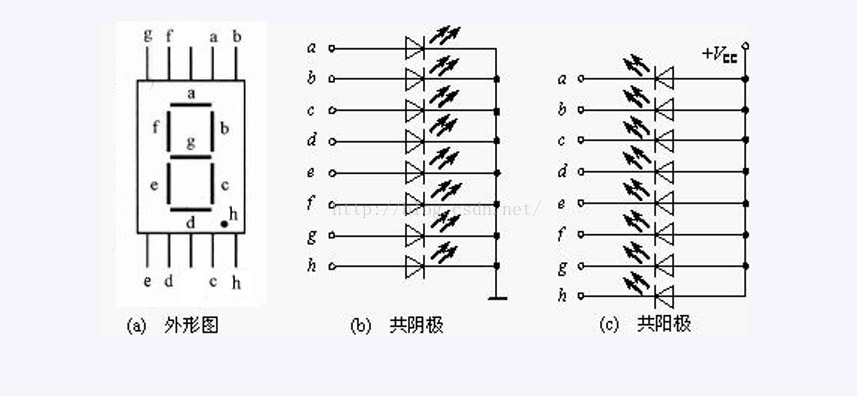
#> input picture c/arduino/control/数码管/数码管接线图.jpg, 857 x 396 px
$ python -i core_gate.py   (imports and definitions only)
#> lines starting #> are read from the running program, lines starting #| are printed output that depends on the picture; after the words box and inside, x2 and y2 are one past the last pixel; in counts of white or black regions, pixels touching at a corner belong together
#> further down, picture is the input picture: shape (396, 857, 3); mean B, G, R 237.3, 234.9, 235.3
import cv2
import numpy as np
from time import sleep
import math
# from tracking import ITrackingCore

class TwoPointLine:
    def __init__(self, cv_line):
        self.x1, self.y1, self.x2, self.y2 = cv_line

    def reverse(self):
        self.x1, self.y1, self.x2, self.y2 = self.x2, self.y2, self.x1, self.y1


class Vector:
    def __init__(self, x, y):
        self.x = x
        self.y = y
    @staticmethod
    def from_line(line):
        return Vector((line.x2 - line.x1), (line.y2 - line.y1))

    def dot(self, other_vec):
        return self.x * other_vec.x + self.y * other_vec.y

    def norm(self):
        return (self.x ** 2 + self.y ** 2) ** 0.5

    def angle(self, other_vec):
        if abs(self.dot(other_vec)/(self.norm()*other_vec.norm())) > 1:
            return 0
        return math.acos(self.dot(other_vec)/(self.norm()*other_vec.norm())) * 180 / math.pi

    def add_vector(self, other_vec):
        return Vector((self.x + other_vec.x), (self.y + other_vec.y))

class Final:
    def __init__(self,img):
        self.img = img
        b,g,_ = cv2.split(img)
        self.yellow_frame = np.array(g) - np.array(b)
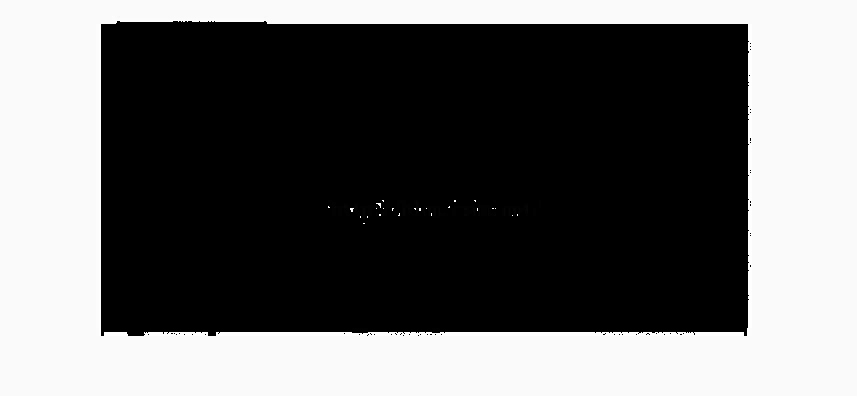
#> self.yellow_frame: shape (396, 857); min 0, max 255, mean 102.9

    def __inital_filter(self,line):
        minimal_dy = 40
        maximal_dx = 20
        if abs(line.x2 - line.x1) < maximal_dx and abs(line.y2 - line.y1) > minimal_dy:
            return True
        return False

    def __sub_score_core(self, x):
        return 1/(x**6 + 1)

    def __sub_score(self, value, centre, error_allowed):
        return self.__sub_score_core((value - centre) / error_allowed * 0.5)

    def __secondary_filter(self,line1,line2):
        if line1.y2 < line1.y1:
            line1.reverse()
        if line2.y2 < line2.y1:
            line2.reverse()
        vec_L = Vector.from_line(line1)
        vec_R = Vector.from_line(line2)
        # to check the color between the two lines are yello
        left,right = min(line1.x1,line2.x2),max(line1.x1,line2.x2)
        up,down = min(line1.y1,line2.y2),max(line1.y1,line2.y2)
        mean = np.mean(self.yellow_frame[left:right, up:down])
        total_score = 1
        total_score *= self.__sub_score(vec_L.angle(vec_R), 0, 10)
        total_score *= self.__sub_score(abs(line1.x1 - line2.x1),3,10)
        total_score *= self.__sub_score(mean,160,50)
        return total_score

    def filtering(self):
        origin = img = cv2.resize(self.img,(640,360),0)
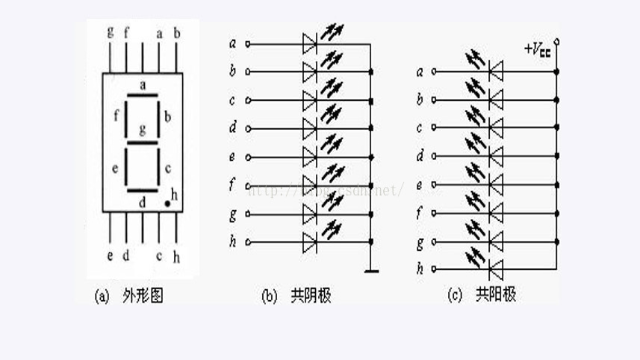
#> origin: shape (360, 640, 3); mean B, G, R 237.3, 234.9, 235.3
        hsv = cv2.cvtColor(img,cv2.COLOR_BGR2HSV)
#> hsv: shape (360, 640, 3); mean H, S, V 51.7, 2.4, 237.3
        _,_,v = cv2.split(hsv)
        blurred = cv2.GaussianBlur(v,(3,31),0)
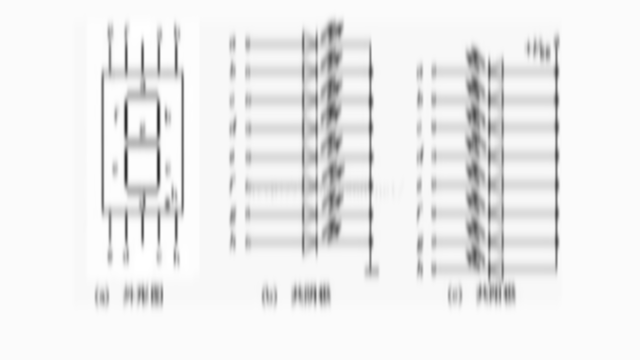
#> blurred: shape (360, 640); min 40, max 255, mean 237.3
        bw = 255 - np.array(blurred)
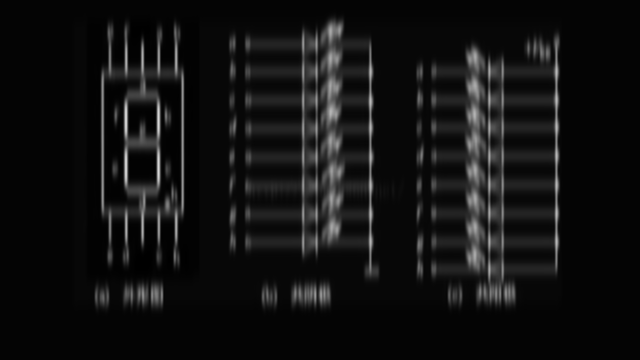
#> bw: shape (360, 640); min 0, max 215, mean 17.7
        bw = bw // 60 * 255
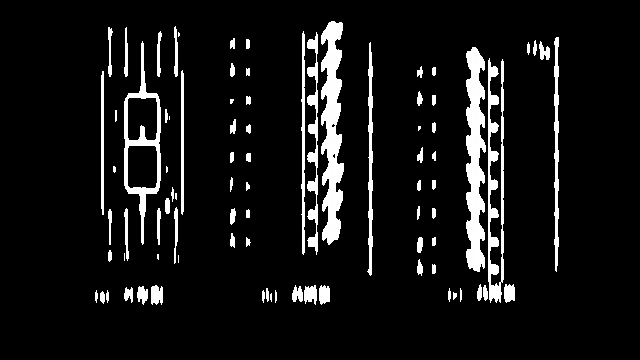
#> bw: shape (360, 640); min 0, max 255, mean 20.8
        edges = cv2.Canny(bw, 100, 300, apertureSize=5)
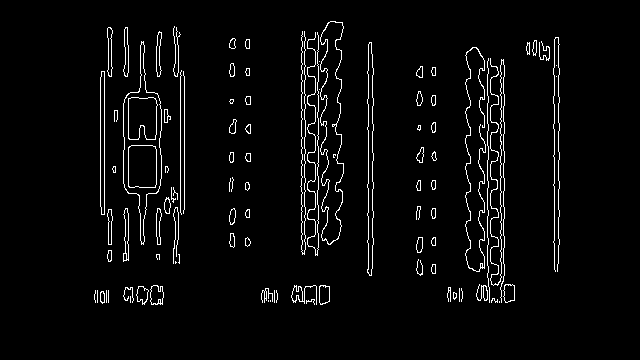
#> edges: shape (360, 640); 3.6% white in thin lines or dots, all inside (x1, y1, x2, y2) = (94, 21, 560, 305)
        # edges = cv2.dilate(edges, np.ones((3, 3), np.uint8))
        minLineLength, maxLineGap = 50, 150
        lines = cv2.HoughLinesP(edges, 1, np.pi / 180, 20, None, minLineLength, maxLineGap)
#> lines = 124 rows, first 6: [301, 301, 301, 35], [368, 273, 368, 44], [318, 249, 318, 35], [554, 269, 554, 39], [104, 302, 104, 71], [503, 296, 503, 59]
        vertical_lines = []
        scores= {}
        for line in lines:
            line1 = TwoPointLine(line[0])
            if self.__inital_filter(line1):
                vertical_lines.append(line1)
#> this loop made 124 passes
#> after the loop, vertical_lines = 112 items
        for line1 in vertical_lines:
            for line2 in vertical_lines:
                scores[self.__secondary_filter(line1,line2)] = (line1,line2)
#> this loop made 112 passes
        keylist = list(scores.keys())
        keylist.sort()
        final_line1,final_line2 = scores[keylist[-1]]
        final_line = TwoPointLine((
            int((final_line1.x1 + final_line2.x1)/2),
            int((final_line1.x2 + final_line2.x2)/2),
            int((final_line1.y1 + final_line2.y1)/2),
            int((final_line1.y2 + final_line2.y2)/2) ))

        cv2.line(edges, (final_line.x1, final_line.y1), (final_line.x2, final_line.y2), (0, 255, 0), 3)
        return origin, edges

# [11 lines not run here, left out]

>>> import cv2
>>> picture = cv2.imread('../../../c/arduino/control/数码管/数码管接线图.jpg')
>>> result = Final(picture).filtering()
